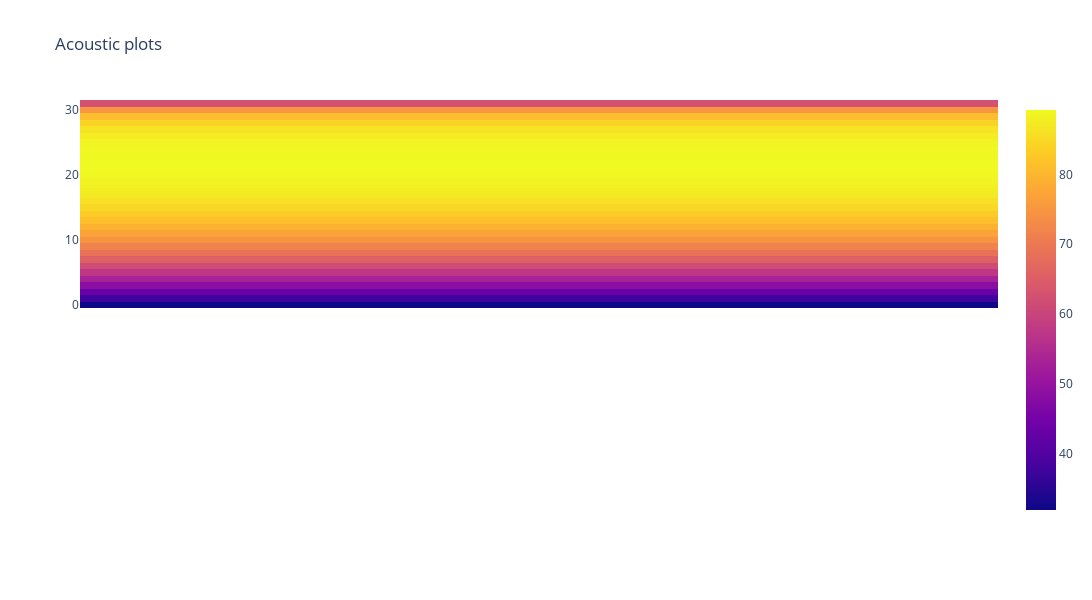

This figure's notebook cell:
### Code cell
from plotly.subplots import make_subplots
import plotly.graph_objects as go
import numpy as np
from splmeter.signal import SoundPressure,SoundLevel
from splmeter.measure.frequency import OneThirdOctave 
from splmeter.processing.frequency import FrequencyWeight
from splmeter.processing.time import VoltToSPL, Resampler, TimeWeight

fs = 48000
frequencies = [
                16,
                20,
                25,
                31.5,
                40,
                50,
                63,
                80,
                100,
                125,
                160,
                200,
                250,
                315,
                400,
                500,
                630,
                800,
                1000,
                1250,
                1600,
                2000,
                2500,
                3150,
                4000,
                5000,
                6300,
                8000,
                10000,
                12500,
                16000,
                20000,
                ]





sig_arr = None
for freq in frequencies:
    if sig_arr is None:
        sig_arr = np.sin((2*np.pi*freq)*(np.arange(0,fs)/48000))
        continue
    sig_arr += np.sin((2*np.pi*freq)*(np.arange(0,fs)/48000))


# sig_arr = np.zeros(48000) 

sig = SoundPressure().from_array(0.5*sig_arr,fs)

oto = OneThirdOctave()
# fw_a = FrequencyWeight('A')
fw_c = FrequencyWeight('A')

# v2s = VoltToSPL(0.111)
# # rsmplr = Resampler(800)
# tw = TimeWeight(2,1,'Slow')

# sig = v2s(sig)
# sig_a = fw_a(sig)
sig_c = fw_c(sig)
sig_oa = oto(sig_c)
sig_o = oto(sig)

print(sig_oa.amplitude - sig_o.amplitude)
# sig = rsmplr(sig)
# sig = tw(sig)
# sig = fw(sig)


# print(sig.type)
sig_o.print_ops()

a = sig_oa.amplitude

fig = make_subplots(rows=2, cols=1,
                    shared_xaxes=True,
                    vertical_spacing=0.01)

if len(a.shape) > 1:
    fig.add_trace(go.Heatmap(
                    z=a))
else:
    fig.add_trace(go.Scatter(x=np.arange(a.shape[0]), y=a,mode='lines',))

fig.update_layout(height=600, width=1600,
                  title_text="Acoustic plots")
fig.show()

### Figure 1 — Plotly figure (JSON) as saved in the notebook; plotly's stock layout.template omitted (floating-point values rounded to 4 significant figures)
{"data": [{"type": "heatmap", "z": [[31.87], [37.63], [43.28], [48.24], [53.11], [57.42], [61.52], [65.39], [68.67], [71.66], [74.63], [77.04], [79.23], [81.27], [83.15], [84.68], [86.03], [87.15], [87.95], [88.53], [88.95], [89.16], [89.22], [89.15], [88.89], [88.42], [87.62], [86.27], [84.25], [81.04], [74.82], [62.77]]}], "layout": {"height": 600, "title": {"text": "Acoustic plots"}, "width": 1600, "xaxis": {"anchor": "y", "domain": [0, 1], "matches": "x2", "showticklabels": false}, "xaxis2": {"anchor": "y2", "domain": [0, 1]}, "yaxis": {"anchor": "x", "domain": [0.505, 1]}, "yaxis2": {"anchor": "x2", "domain": [0, 0.495]}}}
